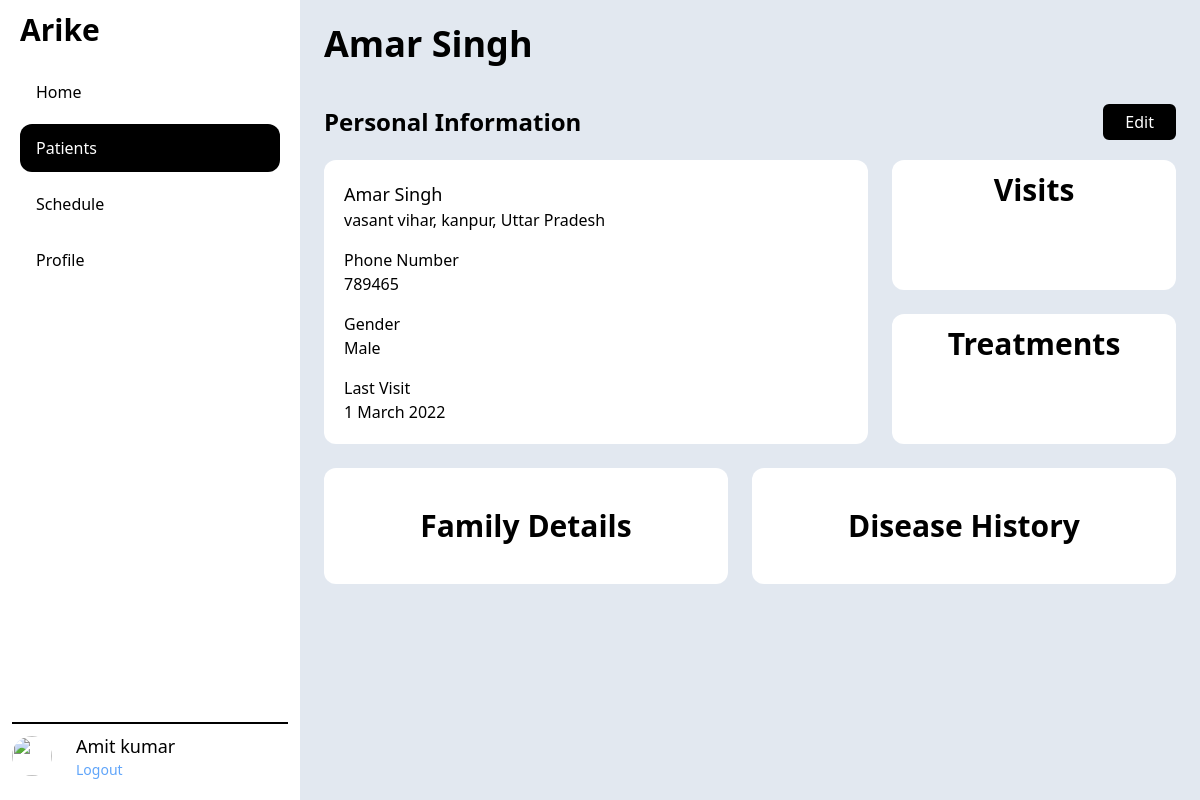
Screenshot of /patient/1/ (signed in) with the database file from the repository.
### app_admin/models.py (models this page shows)
class AppUser(AbstractBaseUser, PermissionsMixin):
    fullname = models.CharField(max_length=TEXT_LENGTH, blank=True)
    role = models.CharField(choices=ROLE_CHOICES,
                            max_length=TEXT_LENGTH, default=ROLE_CHOICES[0][0])
    email = models.EmailField(unique=True)
    phone = models.IntegerField(blank=True, null=True)
    is_verified = models.BooleanField(default=False)
    district = models.ForeignKey(
        District, on_delete=models.CASCADE, blank=True, null=True)
    facility = models.ForeignKey(
        Facility, on_delete=models.CASCADE, blank=True, null=True)
    is_staff = models.BooleanField(default=False)
    is_active = models.BooleanField(default=True)
    is_superuser = models.BooleanField(default=False)
    USERNAME_FIELD = "email"
    REQUIRED_FIELDS = []
    objects = AppUserManager()

### patient/models.py (models this page shows, shortened)
class Patient(models.Model):
    full_name = models.CharField(max_length=TEXT_LENGTH)
    date_of_birth = models.DateField()
    address = models.TextField()
    landmark = models.CharField(max_length=TEXT_LENGTH, blank=True)
    phone = models.IntegerField()
    gender = models.CharField(choices=GENDER_CHOICES, max_length=TEXT_LENGTH)
    emergency_phone_number = models.IntegerField()
    expired_time = models.DateTimeField(null=True, blank=True)
    ward = models.CharField(max_length=TEXT_LENGTH)
    facility = models.ForeignKey(Facility, on_delete=models.CASCADE)

### patient/views.py (the view)
# urls.py: path('<int:pk>/', views.PatientDetailView.as_view(), name="patient_detail"),
class PatientDetailView(LoginRequiredMixin, generic.DetailView):
    model = Patient

### patient/templates/patient/patient_detail.html
{% extends "base.html" %}
{% block content %}
    <section>
        <h2 class="text-4xl font-bold">{{patient.full_name}}</h2>
        <div class="flex justify-between items-center mt-10 my-5">
            <h3 class="text-2xl font-bold">Personal Information</h2>
            <a href="{% url 'patient:patient_update' patient.id %}">
                <span class="inline-block rounded-md border-2 border-black cursor-pointer px-5 py-1 bg-black text-white">Edit</span>
            </a>
        </div>
        <div class="container flex gap-6">
            <div class="grow p-5 bg-white rounded-xl">
                <h4 class="text-lg font-medium">{{patient.full_name}}</h4>
                <p>{{patient.address}}</p>
                <p class="font-medium mt-4">Phone Number</p>
                <p>{{patient.phone}}</p>
                <p class="font-medium mt-4">Gender</p>
                <p>{{patient.gender}}</p>
                <p class="font-medium mt-4">Last Visit</p>
                <p>1 March 2022</p>
            </div>
            <div class="basis-1/3 flex flex-col gap-6">
                <a href="{% url 'patient:patientvisit_list' patient.id %}" class="p-3 bg-white rounded-xl grow text-center">
                    <span class="text-3xl font-bold">Visits</span>
                </a>
                <a href="#" class="p-3 bg-white rounded-xl grow text-center">
                    <span class="text-3xl font-bold">Treatments</span>
                </a>
            </div>
        </div>
        <div class="flex mt-6 gap-6">
            <a href="family/" class="p-3 py-10 bg-white rounded-xl grow text-center">
                <span class="text-3xl font-bold">Family Details</span>
            </a>
            <a href="{% url 'patient:patientdisease_list' patient.id %}" class="p-3 py-10 bg-white rounded-xl grow text-center">
                <span class="text-3xl font-bold">Disease History</span>
            </a>
        </div>
    </section>
{% endblock %}

### templates/base.html (shortened to what this page needs)
{% url 'patient:patient_list' as patient_url %}
{% url 'home_page' as home_url %}
{% url 'app_admin:facility_list' as facility_url %}
{% url 'app_admin:user_list' as user_url %}
{% url 'app_admin:profile_page' as profile_url %}
{% url 'patient:schedule_list' as schedule_url %}
<!DOCTYPE html>
<html lang="en">
<head>
    <script src="https://cdn.tailwindcss.com"></script>
</head>
<body>
    <div class="main_app h-screen flex flex-row">
        <div class="basis-1/4 flex flex-col p-3">
            <div>
                <h1 class="text-3xl font-bold ml-2">Arike</h1>
            </div>
            <nav class="grow flex flex-col p-2 py-4">
                <a class="hover:bg-black hover:text-white my-1 p-3 pl-4 rounded-xl {% if request.path == home_url %} text-white bg-black {% endif %}" href="{{home_url}}">Home</a>
                <a class="hover:bg-black hover:text-white my-1 p-3 pl-4 rounded-xl {% if patient_url in request.path and schedule_url not in request.path %} text-white bg-black {% endif %}" href="{{patient_url}}">Patients</a>
                <a class="hover:bg-black hover:text-white my-1 p-3 pl-4 rounded-xl {% if schedule_url in request.path %} text-white bg-black {% endif %}" href="{{schedule_url}}">Schedule</a>
                <a class="hover:bg-black hover:text-white my-1 p-3 pl-4 rounded-xl {% if profile_url in request.path %} text-white bg-black {% endif %}" href="{{profile_url}}">Profile</a>
            </nav>
            <div class="border-t-2 border-black flex items-center py-2">
                {% if user.is_authenticated %}
                <img class="h-10 w-10 rounded-full"
                    src="https://img.freepik.com/free-vector/mysterious-mafia-man-smoking-cigarette_52683-34828.jpg?t=st=1646297009~exp=1646297609~hmac=c27dc13388a3c6e94f089242b641cd9315c087c7e410346b2e151a41e6f7775d&w=740" />
                <div class="ml-6">
                    <p class="text-lg font-medium">{{user.fullname}}</p>
                    <p class="text-sm">
                        <a href="{% url 'auth_logout' %}" class="text-blue-400">Logout</a>
                    </p>
                </div>
                {% else %}
                <div class="grow text-center">
                    <a href="{% url 'auth_login' %}" class="text-blue-400">Login</a>
                </div>
                {% endif %}
            </div>
        </div>
        <main class="grow bg-slate-200 p-6 overflow-y-auto">
            {% block content %} {% endblock %}
        </main>
    </div>
</body>
</html>

### rows the page displays
AppUser: fullname "Amit kumar"
Patient: full_name "Amar Singh", address "vasant vihar, kanpur, Uttar Pradesh", phone "789465", gender "Male"
